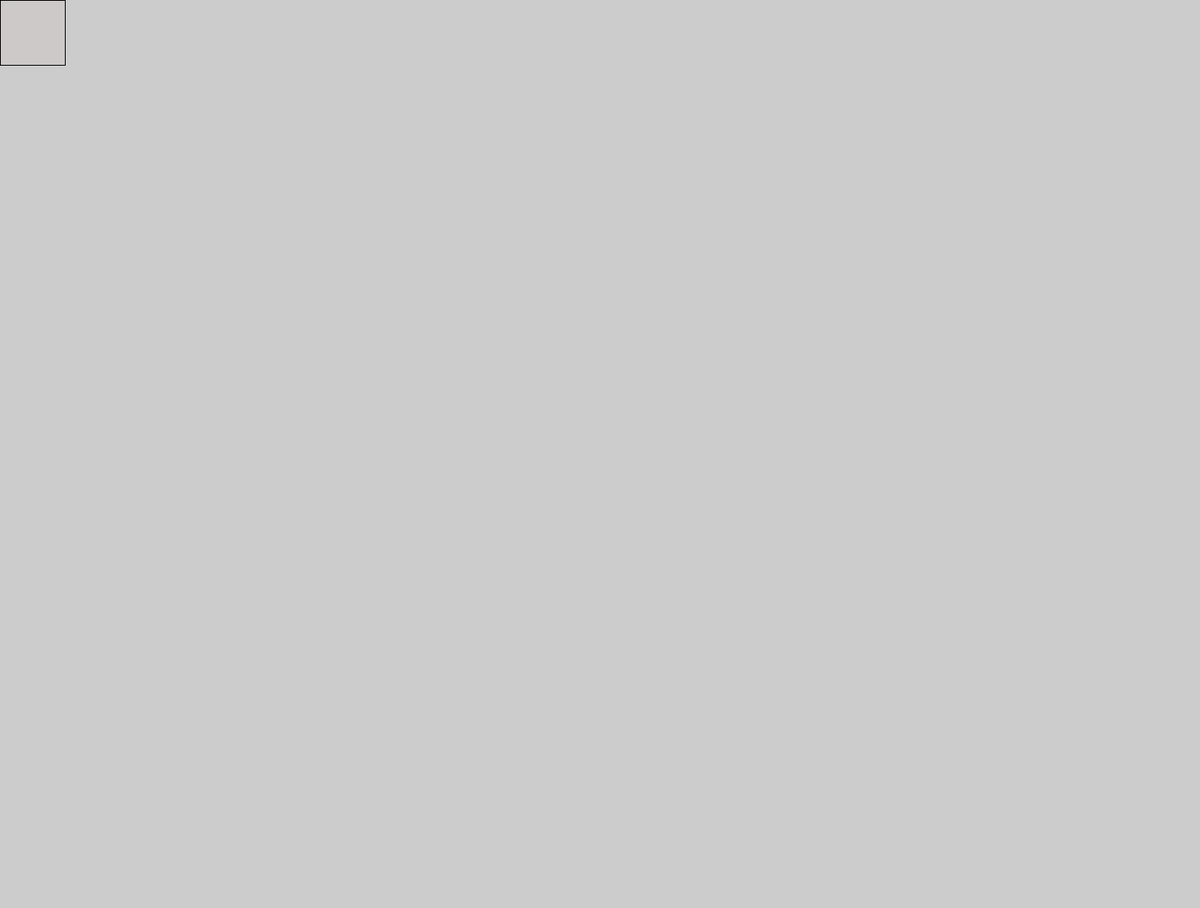
Frame 1 (no input)
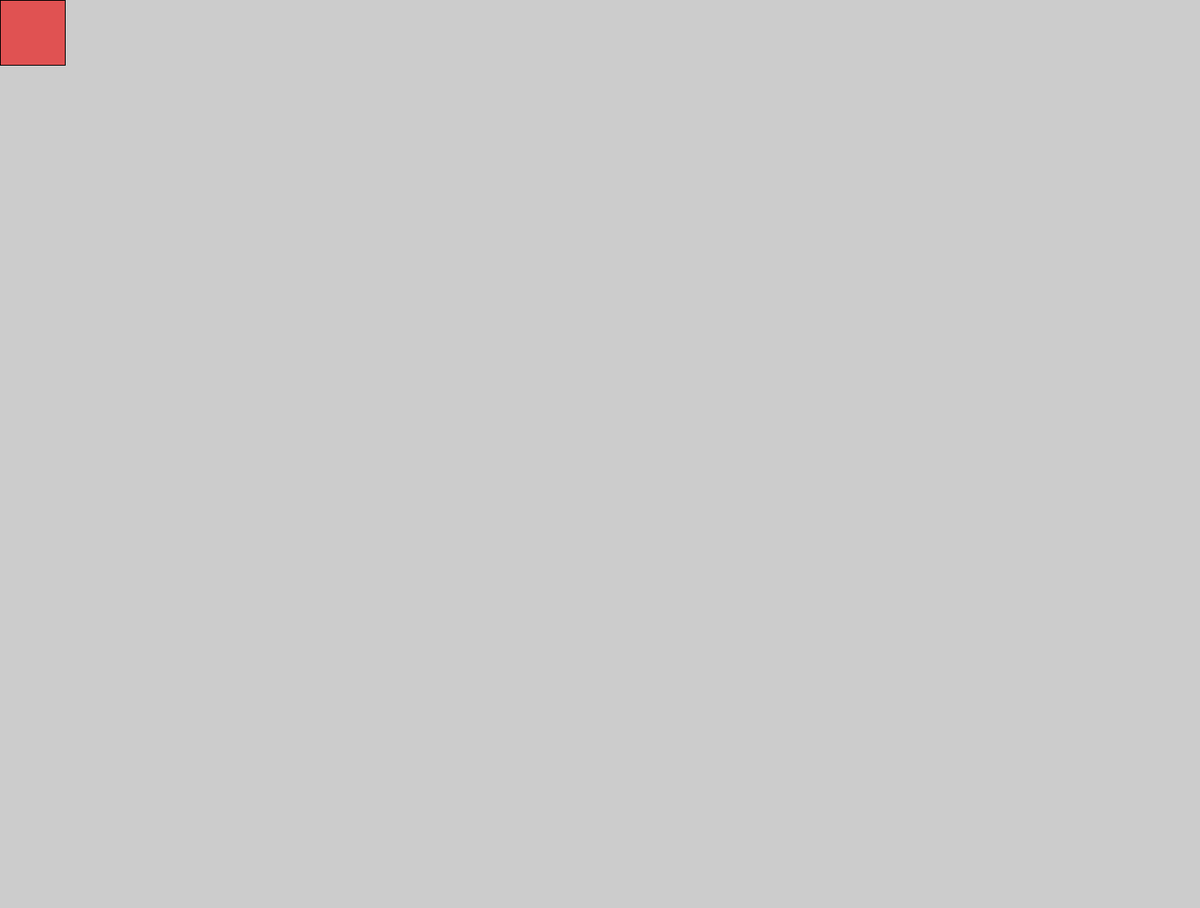
Frame 60 (the mouse pressed at the canvas centre just before this capture)
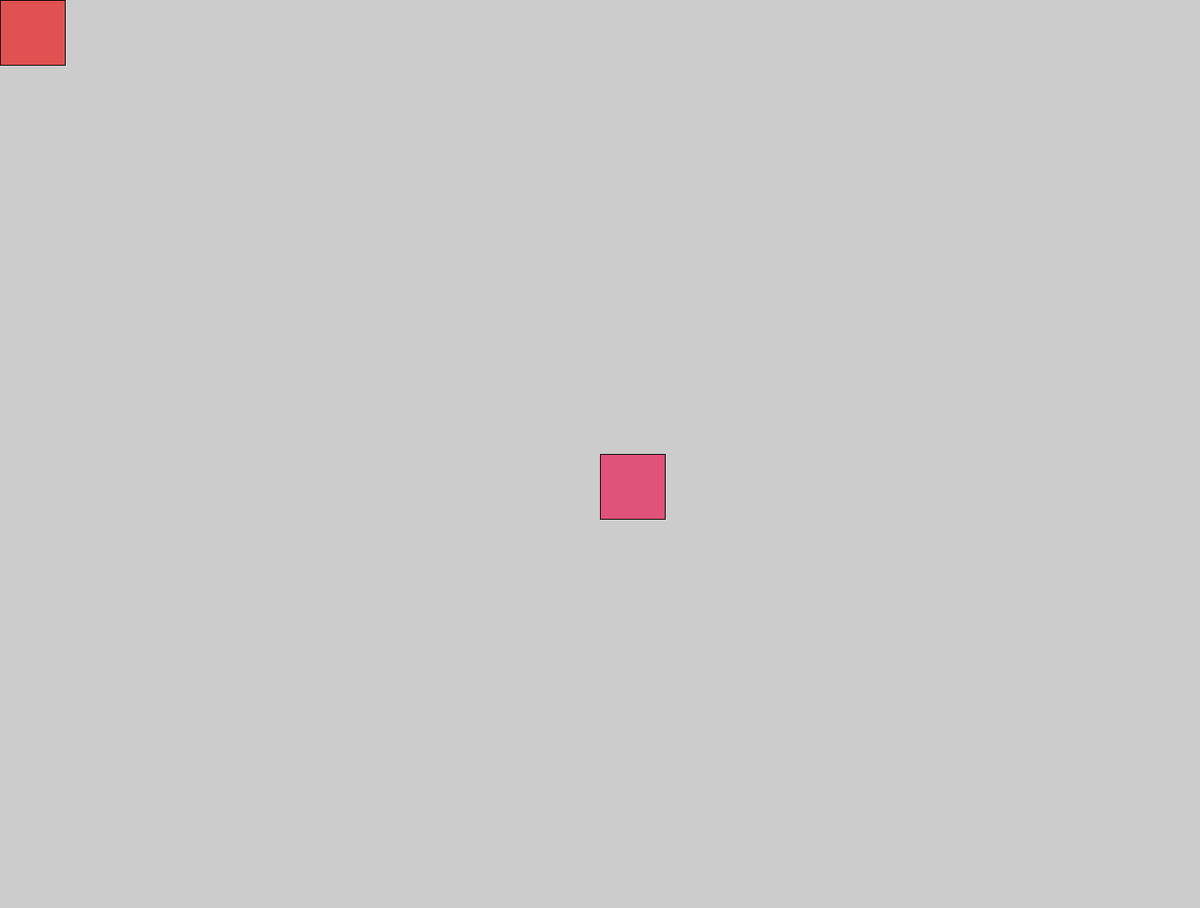
Frame 120 (the mouse held since frame 60 and released just before this capture)

The Processing sketch that drew these frames (run headless with seeded random() and noise(); from frame 60 on, the mouse is pressed at the canvas centre):

// Processing sketch: Rect__1
// ── Rect__1.pde
void setup() {
  size(1480, 1120);
}

void draw() {
  if (mousePressed) {
    fill(400,10,50,4);
  } else {
    fill(300,2,30,4);
  }
  rect(mouseX, mouseY, 80, 80);
}
